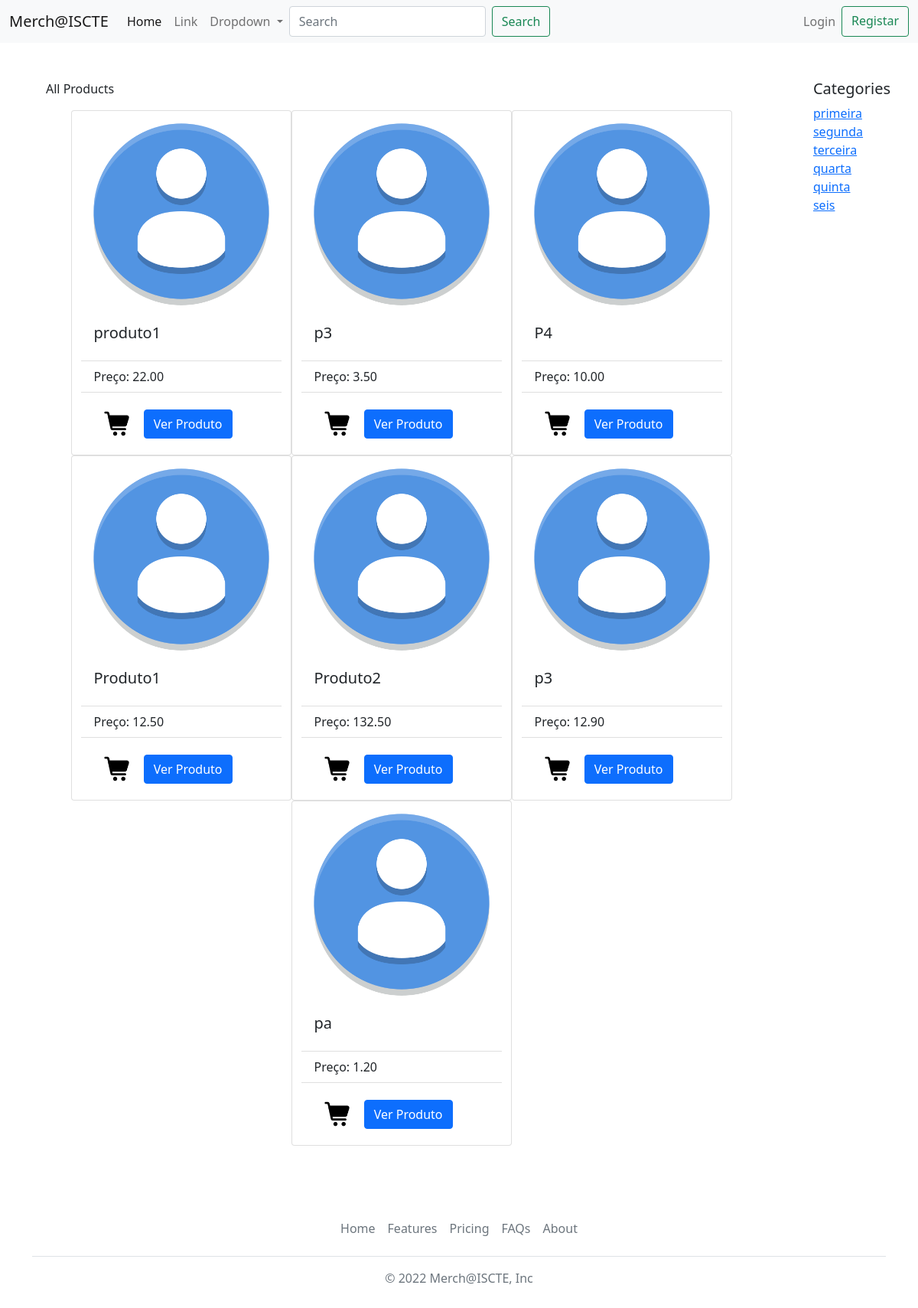
The page /loja/ on the database as committed earlier.
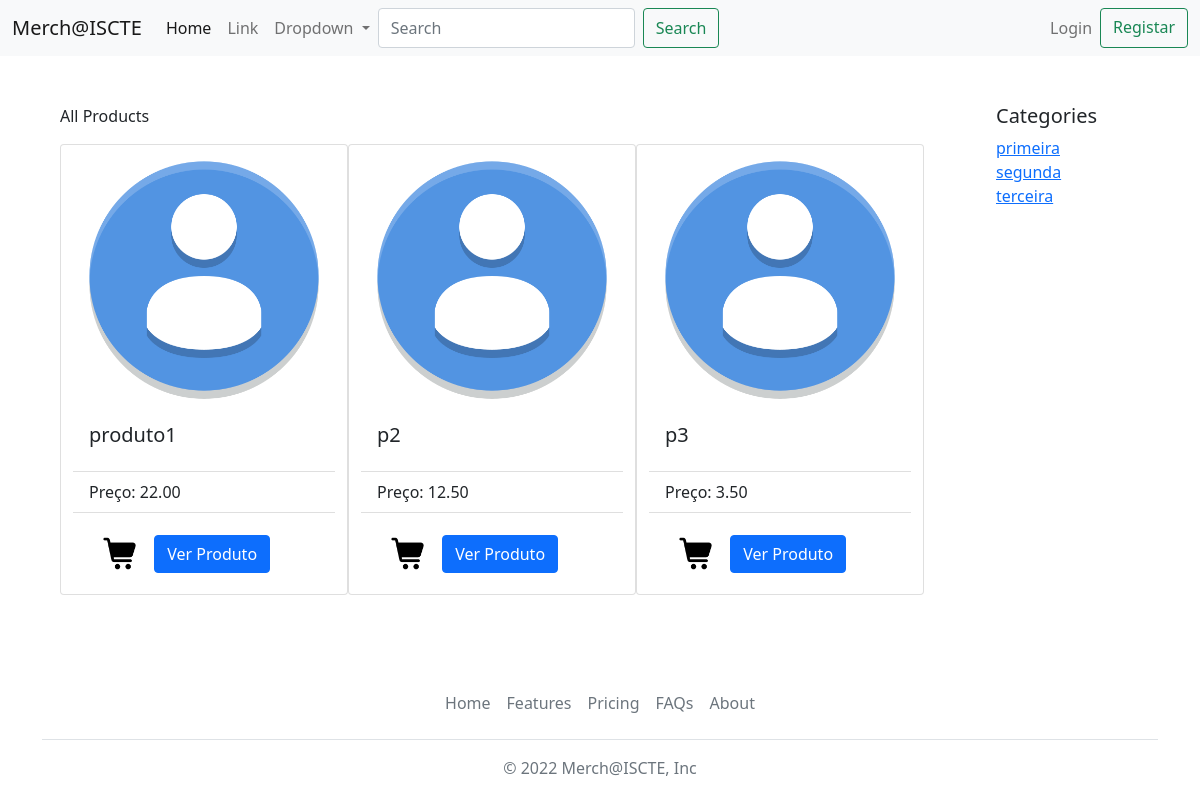
The same page on the database as committed later.
### loja/models.py (models this page shows, shortened)
class Produto(models.Model):
    produto_nome = models.CharField(max_length=50)
    produto_texto = models.CharField(max_length=200)
    preco_data = models.DecimalField(default=0.0, decimal_places=2, max_digits=5)
    categoria = models.ForeignKey(Categoria, blank=True, null=True, on_delete=models.RESTRICT)
    foto = models.CharField(max_length=100, default='/static/media/avatardefault.png')

class Categoria(models.Model):
    categoria_nome = models.CharField(max_length=100)
    foto = models.CharField(max_length=100, default='/static/media/computer.png')

### loja/views.py (the view)
# urls.py: path("", views.index, name="index"),
def index(request):
    lista_categoria = Categoria.objects.all()
    lista_produto = Produto.objects.all()
    context = {'lista_categoria': lista_categoria, 'lista_produto': lista_produto}
    return render(request, 'loja/index.html', context)

### loja/templates/loja/index.html (shortened to what this page needs)
<!doctype html>
<html lang="en">
<head>
    <link href="https://cdn.jsdelivr.net/npm/bootstrap@5.1.3/dist/css/bootstrap.min.css" rel="stylesheet"
>
</head>
<body>
<nav class="navbar navbar-expand-lg navbar-light bg-light">
    <div class="container-fluid">
        <a class="navbar-brand" href="#">Merch@ISCTE</a>
        <div class="collapse navbar-collapse" id="navbarSupportedContent">
            <ul class="navbar-nav me-auto mb-2 mb-lg-0">
                <li class="nav-item">
                    <a class="nav-link active" aria-current="page" href="{% url 'loja:index' %}">Home</a>
                </li>
                <li class="nav-item">
                    <a class="nav-link" href="#">Link</a>
                </li>
                <li class="nav-item dropdown">
                    <a class="nav-link dropdown-toggle" href="#" id="navbarDropdown" role="button"
                       data-bs-toggle="dropdown" aria-expanded="false">
                        Dropdown
                    </a>
                </li>
                <form class="d-flex">
                    <input class="form-control me-2" type="search" placeholder="Search" aria-label="Search">
                    <button class="btn btn-outline-success" type="submit">Search</button>
                </form>
            </ul>
            <ul class="navbar-nav inline my-2 my-lg-0">
                {% if not request.user.is_authenticated %}
                <li class="nav-item dropdown dropstart">
                    <a class="nav-link" href="#" id="navbarDropdown2" role="button"
                       data-bs-toggle="dropdown" aria-expanded="false">
                        Login
                    </a>
                </li>
                <a class="btn btn-outline-success" href="{% url 'loja:registaruser' %}" type="submit">Registar</a>
                {% endif %}
            </ul>
        </div>
    </div>
</nav>
{% block blocobody %}
<div class="container-fluid d-md-flex align-items-stretch">
    <div id="content" class="p-4 p-md-5 pt-5">
        <p>All Products</p>
        {% if lista_produto %}
        <div class="row justify-content-center" style="margin-left:0px;margin-right:0px;">
            {% for produto in lista_produto %}
            <div class="card" style="width: 18rem;">
                <img src="{{ produto.foto }}" class="card-img-top" alt="...">
                <div class="card-body">
                    <h5 class="card-title">{{ produto.produto_nome }}</h5>
                </div>
                <ul class="list-group list-group-flush">
                    <li class="list-group-item">Preço: {{ produto.preco_data }}</li>
                </ul>
                <div class="card-body">
                    <a href="{% url 'loja:adicionar_carrinho' produto.id %}" class="btn ">
                        <img width="35" height="35" src="{{'/static/media/shoppingcart.png'}}">
                    </a>
                    <button type="button" class="btn btn-primary" data-bs-toggle="modal"
                            data-bs-target="#staticBackdrop">
                        Ver Produto
                    </button>
                </div>
            </div>
            {% endfor %}
        </div>
        {% else %}
        <p>Não há produtos disponíveis.</p>
        {% endif %}
    </div>
    <nav id="sidebar">
        <div class="p-4 pt-5">
            <h5>Categories</h5>
            {% if lista_categoria %}
            <ul class="list-unstyled components mb-5">
                {% for categoria in lista_categoria %}
                <li>
                    <a href="{% url 'loja:detalhe_categoria' categoria.id %}">{{ categoria.categoria_nome }}</a>
                </li>
                {% endfor %}
            </ul>
            {% else %}
            <p>Não há categorias disponíveis.</p>
            {% endif %}
        </div>
    </nav>
</div>
{% endblock %}
{% block blocofooter %}
<div class="container">
    <footer class="py-3 my-4">
        <ul class="nav justify-content-center border-bottom pb-3 mb-3">
            <li class="nav-item"><a href="#" class="nav-link px-2 text-muted">Home</a></li>
            <li class="nav-item"><a href="#" class="nav-link px-2 text-muted">Features</a></li>
            <li class="nav-item"><a href="#" class="nav-link px-2 text-muted">Pricing</a></li>
            <li class="nav-item"><a href="#" class="nav-link px-2 text-muted">FAQs</a></li>
            <li class="nav-item"><a href="#" class="nav-link px-2 text-muted">About</a></li>
        </ul>
        <p class="text-center text-muted">© 2022 Merch@ISCTE, Inc</p>
    </footer>
</div>
{% endblock %}
</body>
</html>

Rows that differ between the two databases and show on the page:
removed Produto: foto (placeholder picture), produto_nome "P4", preco_data "10.00"
removed Produto: foto (placeholder picture), produto_nome "Produto1", preco_data "12.50"
removed Produto: foto (placeholder picture), produto_nome "Produto2", preco_data "132.50"
removed Produto: foto (placeholder picture), produto_nome "p3", preco_data "12.90"
removed Produto: foto (placeholder picture), produto_nome "pa", preco_data "1.20"
removed Categoria: categoria_nome "quarta"
removed Categoria: categoria_nome "quinta"
removed Categoria: categoria_nome "seis"
added Produto: foto (placeholder picture), produto_nome "p2", preco_data "12.50"
